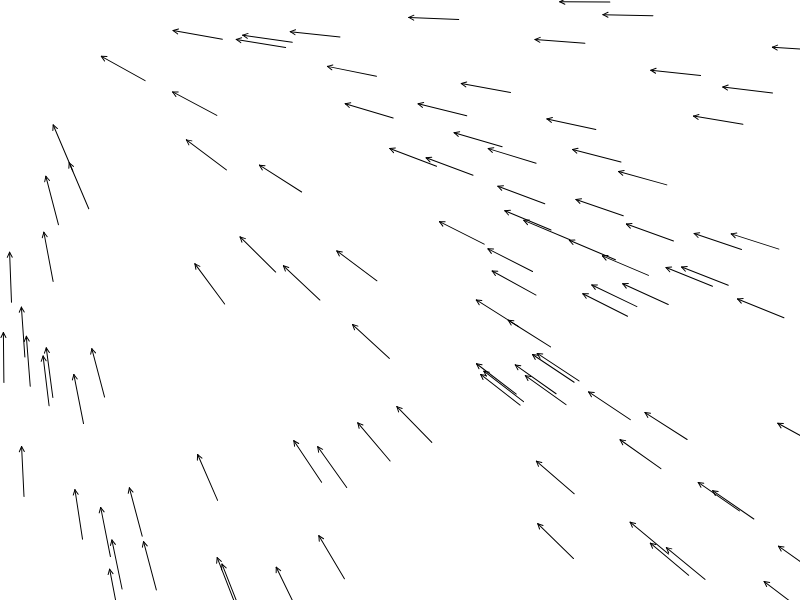
Frame 1 (no input)
Frame 60 (no input): identical to frame 1, image omitted
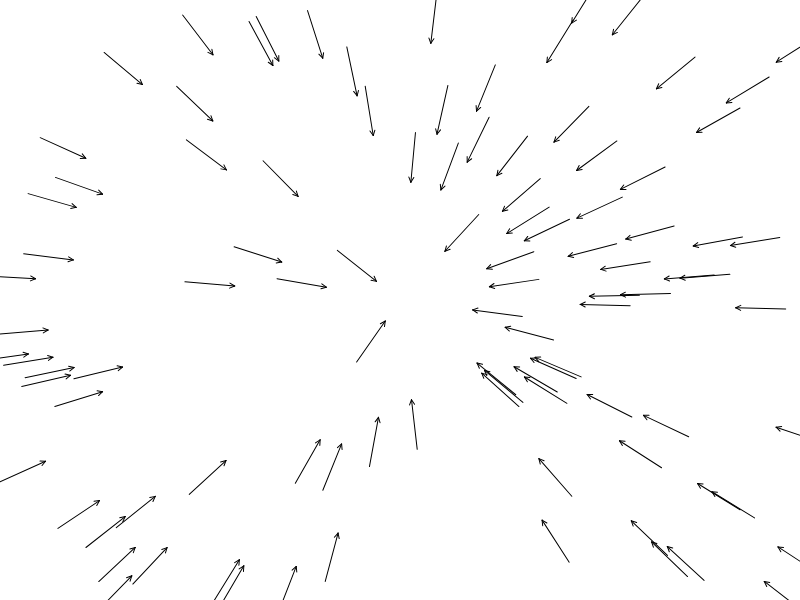
Frame 120 (the mouse pressed at the canvas centre since frame 60)

The p5.js sketch that drew these frames (run headless with seeded random() and noise() and a simulated clock; from frame 60 on, the mouse is pressed at the canvas centre):

// p5.js sketch
// ── sketch.js
//	store our positions in these
var xpositions = [];
var ypositions = [];

function setup() {
  createCanvas(displayWidth,displayHeight);
  
  //	generate random x, random y positions
  for (var i = 0; i < 100; i++){
  	xpositions[i] = random(width);
  	ypositions[i] = random(height);
  }
}

function draw() {
  background(255);

  //	draw an arrow to each stored position 
  for (var i = 0; i < 100; i++){
  	arrow(xpositions[i],ypositions[i],50,atan2(mouseY-ypositions[i], mouseX-xpositions[i]));
  }
}

//	function to draw arrow
function arrow(xposition, yposition, size, angle){
	push();
	//	needed for rotation
	translate(xposition,yposition);
	rotate(angle);
	translate(-xposition,-yposition);
	
	line(xposition + size / 2 - size / 10, yposition - size / 20, xposition + size / 2,yposition);
	line(xposition - size / 2, yposition, xposition + size / 2, yposition);
	line(xposition + size / 2 - size / 10, yposition + size / 20, xposition + size / 2,yposition);
	
	pop();
}
